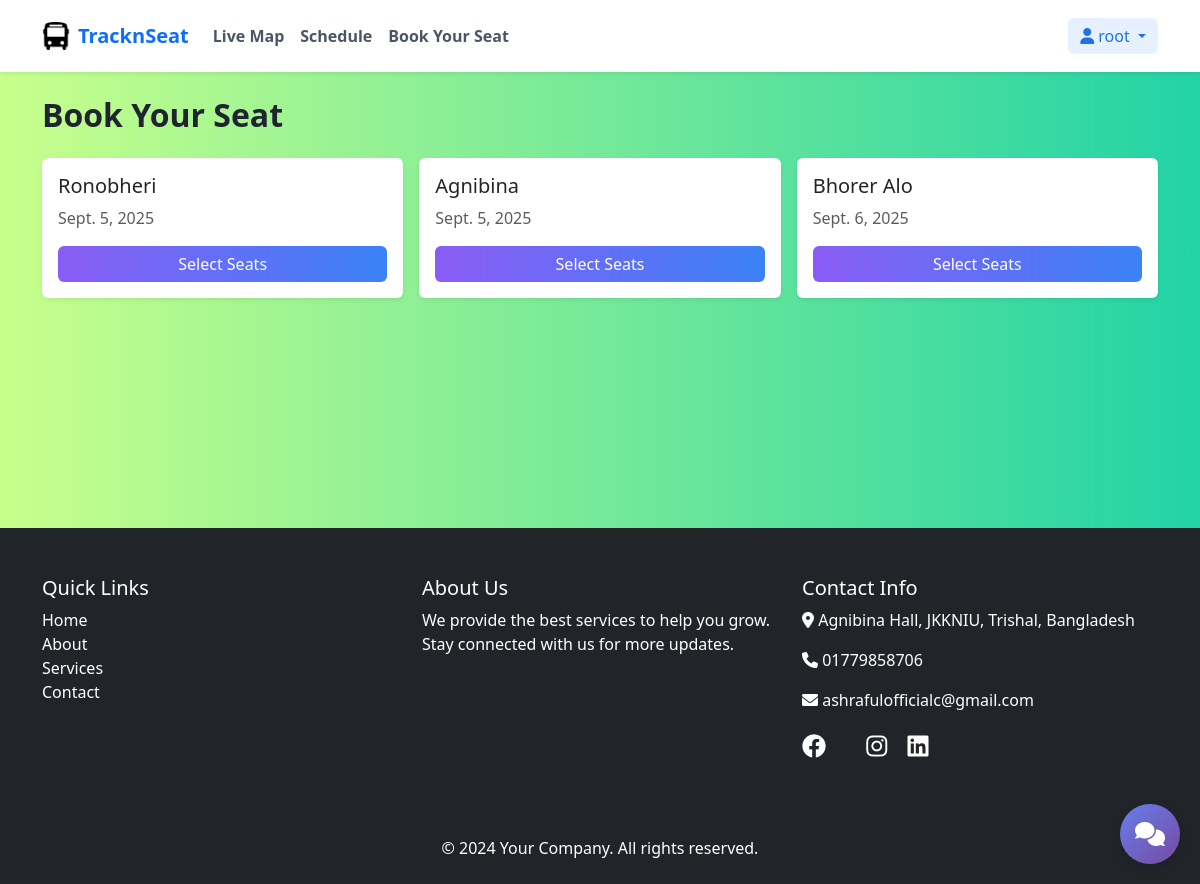
/book/ (signed in), run on the app's committed database.
### seatBokking/models.py (models this page shows, shortened)
class Trip(models.Model):
    name = models.CharField(
        max_length=128,
        validators=[RegexValidator(
            message='Trip name can only contain letters, numbers, spaces, hyphens, and underscores',
            regex='^[a-zA-Z0-9\\s\\-_]+$'
        )]
    )
    date = models.DateField(validators=[validate_future_date])
    arrival_time = models.TimeField(blank=True, null=True)
    created_at = models.DateTimeField(auto_now_add=True)
    departure_time = models.TimeField(blank=True, null=True)
    description = models.TextField(blank=True, null=True)
    is_active = models.BooleanField(default=True)
    price = models.DecimalField(decimal_places=2, default=0.0, max_digits=8)
    total_seats = models.PositiveIntegerField(default=50)
    updated_at = models.DateTimeField(auto_now=True)
    class Meta:
        ordering = ['date', 'departure_time']
        indexes = [
            models.Index(fields=['date'], name='seatBokking_date_554814_idx'),
            models.Index(fields=['is_active'], name='seatBokking_is_acti_491f50_idx'),
        ]

### seatBokking/views.py (the view)
# urls.py: path("", views.booking_home, name="home"),
def booking_home(request):
    trips = Trip.objects.order_by("date")
    if not trips.exists():
        from datetime import date
        Trip.objects.create(name="Ronobheri", date=date.today())
        Trip.objects.create(name="Bhorer Alo", date=date.today())
        trips = Trip.objects.order_by("date")
    return render(request, "seatBokking/home.html", {"trips": trips})

### seatBokking/templates/seatBokking/home.html
{% extends 'base.html' %}
{% block content %}
<div class="container py-5">
    <h2 class="fw-bold mb-4">Book Your Seat</h2>
    {% if trips %}
        <div class="row g-3">
            {% for t in trips %}
            <div class="col-md-4">
                <div class="card border-0 shadow-sm h-100">
                    <div class="card-body d-flex flex-column">
                        <h5 class="card-title">{{ t.name }}</h5>
                        <p class="text-muted">{{ t.date }}</p>
                        <div class="mt-auto">
                            <a href="{% url 'seatBokking:booking' t.id %}" class="btn btn-primary w-100">Select Seats</a>
                        </div>
                    </div>
                </div>
            </div>
            {% endfor %}
        </div>
    {% else %}
        <p class="text-muted">No trips available.</p>
    {% endif %}
</div>
{% endblock %}

### templates/base.html (shortened to what this page needs)
{% load static %}
<!DOCTYPE html>
<html lang="en">
<head>
    <link href="https://cdn.jsdelivr.net/npm/bootstrap@5.3.3/dist/css/bootstrap.min.css" rel="stylesheet"
>
    <link href="https://cdnjs.cloudflare.com/ajax/libs/font-awesome/6.0.0/css/all.min.css" rel="stylesheet">
    <link rel="stylesheet" href="{% static 'style.css' %}">
</head>
<body>
    <nav class="navbar navbar-expand-lg navbar-light bg-white shadow-sm fixed-top py-3">
        <div class="container">
            <a class="navbar-brand d-flex align-items-center gap-2 text-primary fw-bold" href="/">
                <img src="{% static 'bus/bus-logo.png' %}" alt="Bus" width="28" height="28">
                <span>TracknSeat</span>
            </a>
            <div class="collapse navbar-collapse" id="navbarNav">
                <ul class="navbar-nav me-auto mb-2 mb-lg-0">
                    <li class="nav-item"><a class="nav-link" href="{% url 'live_map' %}"><strong>Live Map</strong></a></li>
                    <li class="nav-item"><a class="nav-link" href="{% url 'schedule' %}"><strong>Schedule</strong></a></li>
                    <li class="nav-item"><a class="nav-link" href="{% url 'seatBokking:home' %}"><strong>Book Your Seat</strong></a></li>
                </ul>
                <div class="navbar-nav">
                    {% if user.is_authenticated %}
                        <div class="nav-item dropdown">
                            <button class="btn btn-primary-subtle border-0 dropdown-toggle" type="button" id="userDropdown" data-bs-toggle="dropdown" aria-expanded="false">
                                <i class="fa-solid fa-user"></i> {{ user.first_name|default:user.username }}
                            </button>
                        </div>
                    {% endif %}
                </div>
            </div>
        </div>
    </nav>
    <main class="pt-5">
        {% block content %}
        {% endblock %}
    </main>
    <footer class="bg-dark text-white pt-5 pb-4 mt-5">
        <div class="container">
            <div class="row">
                <div class="col-md-4 mb-4">
                    <h5>Quick Links</h5>
                    <ul class="list-unstyled">
                        <li><a href="#" class="text-white text-decoration-none">Home</a></li>
                        <li><a href="#" class="text-white text-decoration-none">About</a></li>
                        <li><a href="#" class="text-white text-decoration-none">Services</a></li>
                        <li><a href="#" class="text-white text-decoration-none">Contact</a></li>
                    </ul>
                </div>
                <div class="col-md-4 mb-4">
                    <h5>About Us</h5>
                    <p>We provide the best services to help you grow. Stay connected with us for more updates.</p>
                </div>
                <div class="col-md-4 mb-4">
                    <h5>Contact Info</h5>
                    <p><i class="fas fa-map-marker-alt"></i> Agnibina Hall, JKKNIU, Trishal, Bangladesh</p>
                    <p><i class="fas fa-phone"></i> 01779858706</p>
                    <p><i class="fas fa-envelope"></i> ashrafulofficialc@gmail.com</p>
                    <div class="mt-3">
                        <a href="#" class="text-white me-3 fs-4"><i class="fa-brands fa-facebook"></i></a>
                        <a href="#" class="text-white me-3 fs-4"><i class="fa-brands fa-instagram"></i></a>
                        <a href="#" class="text-white fs-4"><i class="fa-brands fa-linkedin"></i></a>
                    </div>
                </div>
            </div>
            <div class="text-center mt-5">
                <p class="mb-0">&copy; 2024 Your Company. All rights reserved.</p>
            </div>
        </div>
    </footer>
    <div id="chatbot-widget" class="chatbot-widget">
        <div id="chatbot-toggle" class="chatbot-toggle">
            <i class="fa-solid fa-comments"></i>
        </div>
    </div>
</body>
</html>

### static/style.css (style rules this page uses)
:root { --bg-page: #FCEF91; --text-main: #1f2430; --text-muted: #6b7280; --primary: #1e73e8; --primary-100: #e7f0ff; --success-100: #e9f9ef; --warning-100: #fff7e6; --card-bg: #ffffff; --shadow-sm: 0 6px 24px rgba(16, 24, 40, 0.06); --btn-grad-start: #8B5CF6; --btn-grad-end: #3B82F6; --bg-grad-start: #C8FF8C; --bg-grad-end: #22D3A6; }
body { font-family: system-ui, -apple-system, Segoe UI, Roboto, Helvetica, Arial, "Apple Color Emoji", "Segoe UI Emoji"; color: var(--text-main); background: linear-gradient(90deg, var(--bg-grad-start) 0%, var(--bg-grad-end) 100%); }
main { min-height: 60vh; }
.navbar .nav-link { color: #4b5563; }
.btn-primary-subtle { background: var(--primary-100); color: var(--primary); }
.btn.btn-primary, .btn.btn-secondary, .btn.btn-success, .btn.btn-danger, .btn.btn-warning, .btn.btn-info, .btn.btn-dark, .btn.btn-light { background-image: linear-gradient(90deg, var(--btn-grad-start) 0%, var(--btn-grad-end) 100%); border: 0; color: #ffffff; }

### templates/base.html (style rules this page uses)
.chatbot-widget { position: fixed; bottom: 20px; right: 20px; z-index: 1000; font-family: 'Segoe UI', Tahoma, Geneva, Verdana, sans-serif; }
.chatbot-toggle { width: 60px; height: 60px; background: linear-gradient(135deg, #667eea 0%, #764ba2 100%); border-radius: 50%; display: flex; align-items: center; justify-content: center; cursor: pointer; box-shadow: 0 4px 12px rgba(0, 0, 0, 0.15); transition: all 0.3s ease; color: white; font-size: 24px; }

### data on the page
Trip: name "Ronobheri", date "Sept. 5, 2025"
Trip: name "Agnibina", date "Sept. 5, 2025"
Trip: name "Bhorer Alo", date "Sept. 6, 2025"

### other printed values
{{ user.first_name|default:user.username }} "root"
